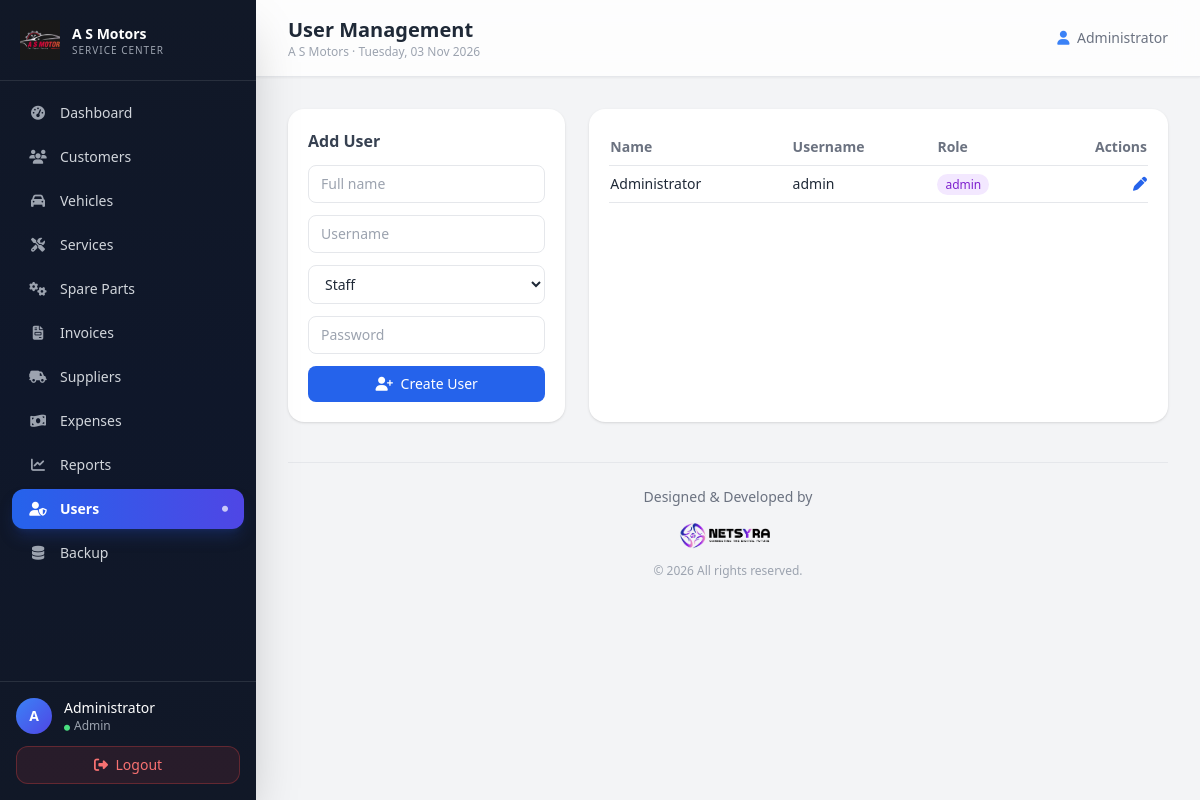
/users.php (signed in), run on the app's committed database.
### tables this page shows
CREATE TABLE users (
  id INT AUTO_INCREMENT PRIMARY KEY,
  name VARCHAR(100) NOT NULL,
  username VARCHAR(50) UNIQUE NOT NULL,
  password VARCHAR(255) NOT NULL,
  role ENUM('admin','staff') NOT NULL DEFAULT 'staff',
  created_at TIMESTAMP DEFAULT CURRENT_TIMESTAMP
);

### users.php (the view, shortened to what this page needs)
<?php
require_once 'includes/functions.php';
require_once 'config/database.php';
$edit = null;
$users = $pdo->query('SELECT id, name, username, role, created_at FROM users ORDER BY id')->fetchAll();
page_header('User Management');
?>
<div class="grid lg:grid-cols-3 gap-6">
  <form method="post" class="bg-white rounded-2xl shadow p-5 space-y-3 h-fit">
    <h2 class="font-bold text-gray-700"><?= $edit ? 'Edit User' : 'Add User' ?></h2>
    <input name="name" required placeholder="Full name" value="<?= e($edit['name'] ?? '') ?>" class="w-full border rounded-lg px-3 py-2 text-sm">
    <input name="username" required placeholder="Username" value="<?= e($edit['username'] ?? '') ?>" class="w-full border rounded-lg px-3 py-2 text-sm">
    <select name="role" class="w-full border rounded-lg px-3 py-2 text-sm bg-white">
      <option value="staff" <?= ($edit['role'] ?? '') === 'staff' ? 'selected' : '' ?>>Staff</option>
    </select>
    <input name="password" type="password" <?= $edit ? '' : 'required' ?> placeholder="<?= $edit ? 'New password (leave blank to keep)' : 'Password' ?>" class="w-full border rounded-lg px-3 py-2 text-sm">
    <button class="w-full bg-blue-600 hover:bg-blue-700 text-white rounded-lg py-2 text-sm font-medium"><i class="fa-solid fa-user-plus mr-1"></i> <?= $edit ? 'Update' : 'Create User' ?></button>
  </form>
  <div class="lg:col-span-2 bg-white rounded-2xl shadow p-5 overflow-x-auto">
    <table class="w-full text-sm">
      <thead><tr class="text-left text-gray-500 border-b"><th class="py-2">Name</th><th>Username</th><th>Role</th><th class="text-right">Actions</th></tr></thead>
      <tbody>
      <?php foreach ($users as $u): ?>
        <tr class="border-b hover:bg-gray-50">
          <td class="py-2 font-medium"><?= e($u['name']) ?></td>
          <td><?= e($u['username']) ?></td>
          <td><span class="px-2 py-0.5 rounded-full text-xs <?= $u['role']==='admin' ? 'bg-purple-100 text-purple-700' : 'bg-gray-100 text-gray-600' ?>"><?= e($u['role']) ?></span></td>
          <td class="text-right space-x-2">
            <a href="users.php?edit=<?= $u['id'] ?>" class="text-blue-600"><i class="fa-solid fa-pen"></i></a>
          </td>
        </tr>
      <?php endforeach; ?>
      </tbody>
    </table>
  </div>
</div>
<?php page_footer(); ?>

### includes/functions.php (shortened to what this page needs)
<?php
function e($str) { return htmlspecialchars($str ?? '', ENT_QUOTES, 'UTF-8'); }
function page_header($title) {
    $u = $_SESSION;
    $nav = [
        ['index.php',       'fa-gauge-high',          'Dashboard'],
        ['customers.php',   'fa-users',               'Customers'],
        ['vehicles.php',    'fa-car',                 'Vehicles'],
        ['services.php',    'fa-screwdriver-wrench',  'Services'],
        ['parts.php',       'fa-gears',               'Spare Parts'],
        ['invoices.php',    'fa-file-invoice',        'Invoices'],
        ['suppliers.php',   'fa-truck-field',         'Suppliers'],
        ['expenses.php',    'fa-money-bill-wave',     'Expenses'],
        ['reports.php',     'fa-chart-line',          'Reports'],
    ];
    if (($u['user_role'] ?? '') === 'admin') {
        $nav[] = ['users.php',  'fa-user-shield', 'Users'];
        $nav[] = ['backup.php', 'fa-database',    'Backup'];
    }
    $cur = basename($_SERVER['PHP_SELF']);
    ?>
<!DOCTYPE html>
<html lang="en">
<head>
<script src="https://cdn.tailwindcss.com"></script>
<link rel="stylesheet" href="https://cdnjs.cloudflare.com/ajax/libs/font-awesome/6.5.2/css/all.min.css">
</head>
<body class="bg-gray-100 text-gray-800 font-sans">
<div class="flex min-h-screen">
  <aside id="sidebar"
         class="w-64 fixed inset-y-0 left-0 z-40 flex flex-col text-gray-300
                bg-gradient-to-b from-gray-900 via-slate-900 to-gray-900
                shadow-2xl transform -translate-x-full md:translate-x-0 transition-transform duration-300">
    <div class="p-5 border-b border-white/10">
      <div class="flex items-center gap-3">
        <img src="assets/images/logo.png" alt="Logo" class="w-10 h-10 object-contain">
        <div class="leading-tight">
          <div class="text-white font-bold text-sm"><?= COMPANY_NAME ?></div>
          <div class="text-[10px] text-gray-400 tracking-widest uppercase">Service Center</div>
        </div>
      </div>
    </div>
    <nav class="flex-1 p-3 space-y-1 overflow-y-auto">
      <?php foreach ($nav as [$href, $icon, $label]):
          $active = $cur === $href; ?>
      <a href="<?= $href ?>"
         class="flex items-center gap-3 px-4 py-2.5 rounded-xl text-sm transition
                <?= $active
                    ? 'bg-gradient-to-r from-blue-600 to-indigo-600 text-white shadow-lg shadow-blue-900/40 font-semibold'
                    : 'hover:bg-white/10 hover:text-white' ?>">
        <i class="fa-solid <?= $icon ?> w-5 text-center <?= $active ? '' : 'text-gray-400' ?>"></i><?= $label ?>
        <?php if ($active): ?><i class="fa-solid fa-circle ml-auto text-[6px] text-white/70"></i><?php endif; ?>
      </a>
      <?php endforeach; ?>
    </nav>
    <div class="p-4 border-t border-white/10">
      <div class="flex items-center gap-3">
        <div class="w-9 h-9 rounded-full bg-gradient-to-br from-blue-500 to-indigo-600 flex items-center justify-center text-white font-bold text-sm">
          <?= e(strtoupper(substr($u['user_name'] ?? 'U', 0, 1))) ?>
        </div>
        <div class="min-w-0">
          <div class="text-white font-medium text-sm truncate"><?= e($u['user_name'] ?? '') ?></div>
          <div class="text-gray-400 capitalize text-xs"><i class="fa-solid fa-circle text-[6px] text-green-400 mr-1"></i><?= e($u['user_role'] ?? '') ?></div>
        </div>
      </div>
      <a href="logout.php"
         class="mt-3 block text-center bg-red-500/10 hover:bg-red-500/20 text-red-400 border border-red-500/30 hover:border-red-500/50 rounded-xl py-2 text-sm transition">
        <i class="fa-solid fa-right-from-bracket mr-1"></i> Logout
      </a>
    </div>
  </aside>
  <main class="flex-1 md:ml-64">
    <header class="sticky top-0 z-20 bg-white/80 backdrop-blur-md border-b border-gray-200 px-4 md:px-8 py-4 flex items-center gap-4 shadow-sm">
      <div>
        <h1 class="text-lg md:text-xl font-bold text-gray-800"><?= e($title) ?></h1>
        <p class="text-xs text-gray-400 hidden md:block"><?= e(COMPANY_NAME) ?> · <?= date('l, d M Y') ?></p>
      </div>
      <div class="ml-auto hidden md:flex items-center gap-4">
        <span class="text-sm text-gray-500">
          <i class="fa-solid fa-user text-blue-500 mr-1"></i>
          <?= e($u['user_name'] ?? '') ?>
        </span>
      </div>
    </header>
    <div class="p-4 md:p-8">
<?php
}
function page_footer() {
    ?>
    <footer class="mt-10 pt-6 border-t border-gray-200 flex flex-col items-center gap-2 text-center">
      <div class="text-gray-500 text-sm">Designed &amp; Developed by</div>
      <img src="assets/images/company.png" alt="Developer Logo" class="h-10 object-contain">
      <p class="text-xs text-gray-400">© <?= date('Y') ?> All rights reserved.</p>
    </footer>
</div>
</main>
</div>
</body>
</html>
<?php
}
?>

### data on the page
users: name "A", name "Administrator", username "admin", role "admin"

### other printed values
COMPANY_NAME "A S Motors"
$label "Dashboard"
$label "Customers"
$label "Vehicles"
$label "Services"
$label "Spare Parts"
$label "Invoices"
$label "Suppliers"
$label "Expenses"
$label "Reports"
$label "Users"
$label "Backup"
$u['user_role'] "Admin"
$title "User Management"
